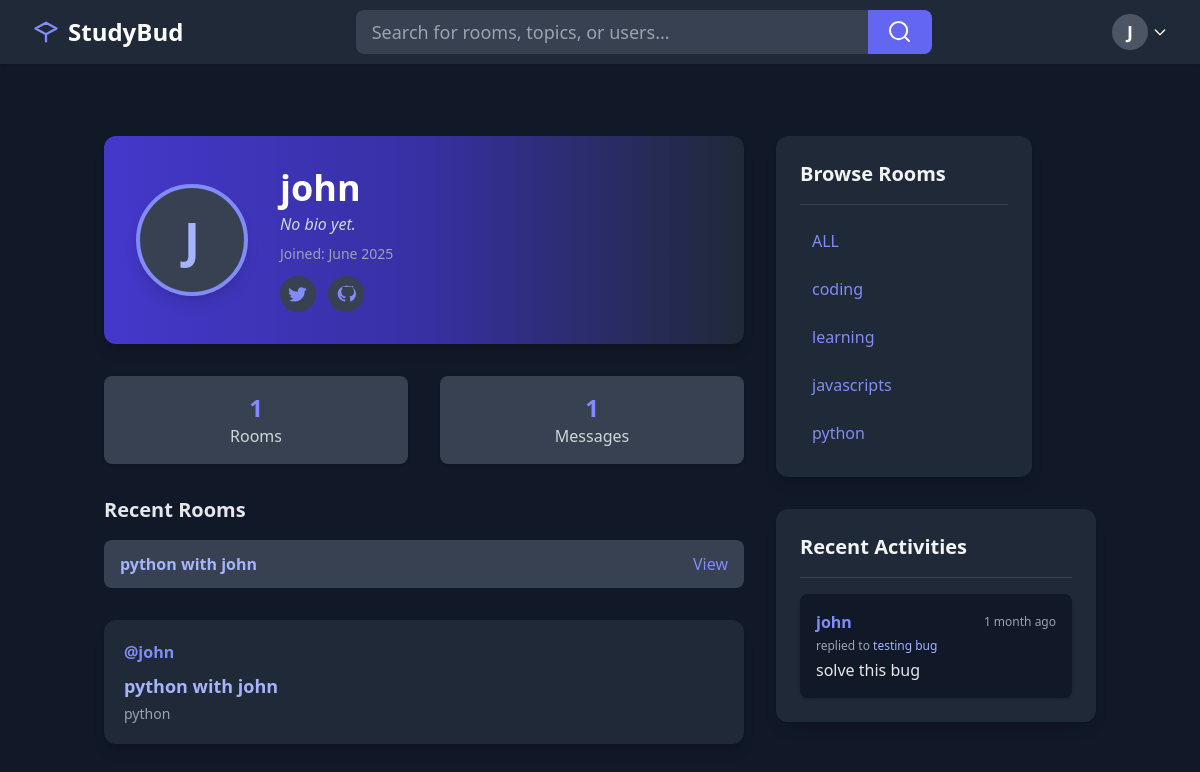
The app's page /profile/2/ with its own data.
### base/models.py (models this page shows)
class Room(models.Model):
    host = models.ForeignKey(User, on_delete=models.SET_NULL, null=True)
    topic = models.ForeignKey(Topic, on_delete=models.SET_NULL, null=True)
    name = models.CharField(max_length=200)
    description = models.TextField(null=True, blank=True)
    participants = models.ManyToManyField(User, related_name='participants', blank=True)
    updated = models.DateTimeField(auto_now=True)
    created = models.DateTimeField(auto_now_add=True)
    class Meta():
        ordering = ['-updated', '-created']
    def __str__(self):
        return self.name

class Topic(models.Model):
    name = models.CharField(max_length=200)
    def __str__(self):
        return self.name

class Message(models.Model):
    user = models.ForeignKey(User, on_delete=models.CASCADE)
    room = models.ForeignKey(Room, on_delete=models.CASCADE)
    body = models.TextField()
    updated = models.DateTimeField(auto_now=True)
    created = models.DateTimeField(auto_now_add=True)
    def __str__(self):
        return self.body[0:50]

### base/views.py (the view)
# urls.py: path('profile/<str:pk>/', views.userProfile, name='profile'),
def userProfile(request,pk):
    user = User.objects.get(id=pk)
    rooms = user.room_set.all()
    room_msgs = user.message_set.all()
    topics = Topic.objects.all()
    context = {"user": user, "rooms":rooms, "room_msgs": room_msgs, "topics": topics, "msgs":room_msgs }
    return render(request, 'base/profile.html', context)

### base/templates/base/profile.html (shortened to what this page needs)
{% extends 'main.html' %} {% block content %}
<div class="flex justify-center items-start min-h-screen bg-gray-900 py-10">
  <div class="w-full max-w-3xl">
    <div class="relative bg-gradient-to-r from-indigo-700 via-indigo-800 to-gray-800 rounded-xl shadow-lg p-8 mb-8 flex items-center gap-8">
      {% if user.profile.avatar %}
        <img src="{{user.profile.avatar.url}}" alt="profile image" class="rounded-full w-28 h-28 border-4 border-indigo-400 bg-gray-700 object-cover shadow-lg">
      {% else %}
        <span class="inline-flex items-center justify-center w-28 h-28 rounded-full bg-gray-700 text-indigo-300 text-5xl font-bold border-4 border-indigo-400 shadow-lg">
          {{ user.username|slice:':1'|upper }}
        </span>
      {% endif %}
      <div>
        <h2 class="text-4xl font-extrabold text-white mb-1 flex items-center gap-2">
          {{user.username}}
        </h2>
        <p class="text-gray-300 mb-2 italic">{{user.profile.bio|default:'No bio yet.'}}</p>
        <div class="flex items-center gap-4 text-gray-400 text-sm mb-2">
          <span>Joined: {{ user.date_joined|date:"F Y" }}</span>
        </div>
        <div class="flex gap-3 mt-3">
          <span class="bg-gray-700 p-2 rounded-full text-indigo-400 hover:bg-indigo-600 transition cursor-pointer">
          </span>
          <span class="bg-gray-700 p-2 rounded-full text-indigo-400 hover:bg-indigo-600 transition cursor-pointer">
          </span>
        </div>
      </div>
    </div>
    <div class="flex gap-8 mb-8">
      <div class="bg-gray-700 rounded-lg px-6 py-4 text-center flex-1 shadow">
        <div class="text-2xl font-bold text-indigo-400">{{user.room_set.all.count}}</div>
        <div class="text-gray-300">Rooms</div>
      </div>
      <div class="bg-gray-700 rounded-lg px-6 py-4 text-center flex-1 shadow">
        <div class="text-2xl font-bold text-indigo-400">{{user.message_set.all.count}}</div>
        <div class="text-gray-300">Messages</div>
      </div>
    </div>
    <div class="mb-8">
      <h3 class="text-xl font-semibold text-gray-200 mb-4">Recent Rooms</h3>
      <div class="space-y-3">
        {% for room in user.room_set.all|slice:':3' %}
          <div class="bg-gray-700 rounded-lg px-4 py-3 flex justify-between items-center hover:bg-gray-600 transition">
            <span class="text-indigo-300 font-semibold">{{ room.name }}</span>
            <a href="{% url 'room' room.id %}" class="text-indigo-400 hover:underline">View</a>
          </div>
        {% empty %}
          <div class="text-gray-400">No rooms created yet.</div>
        {% endfor %}
      </div>
    </div>
    <div>
      {% include 'base/feed_component.html' %}
    </div>
  </div>
  <div class="ml-8 flex flex-col gap-8">
    {% include 'base/topics_components.html' %}
    {% include 'base/activity_components.html' %}
  </div>
</div>
{% endblock %}

### templates/Navbar.html (shortened to what this page needs)
<nav class="bg-gray-800 shadow">
  <div class="max-w-7xl mx-auto px-4 sm:px-6 lg:px-8">
    <div class="flex justify-between h-16 items-center">
      <div class="flex items-center gap-2">
        <svg xmlns="http://www.w3.org/2000/svg" class="h-7 w-7 text-indigo-400" fill="none" viewBox="0 0 24 24" stroke="currentColor"><path stroke-linecap="round" stroke-linejoin="round" stroke-width="2" d="M12 14l9-5-9-5-9 5 9 5zm0 0v6m0-6l-9-5m9 5l9-5" /></svg>
        <a class="text-2xl font-bold text-white" href="{% url 'home' %}">StudyBud</a>
      </div>
      <div class="flex-1 flex items-center justify-center">
        <form method="GET" action="{% url 'home' %}" class="w-full max-w-xl flex">
          <input
            class="flex-1 rounded-l-lg bg-gray-700 text-gray-100 px-4 py-2 focus:outline-none focus:ring-2 focus:ring-indigo-400 text-lg"
            type="text"
            placeholder="Search for rooms, topics, or users..."
            aria-label="Search"
            name="q"
          />
          <button
            class="rounded-r-lg bg-indigo-500 hover:bg-indigo-600 px-5 py-2 text-white text-lg"
            type="submit"
          >
            <svg xmlns="http://www.w3.org/2000/svg" class="h-6 w-6" fill="none" viewBox="0 0 24 24" stroke="currentColor">
              <path stroke-linecap="round" stroke-linejoin="round" stroke-width="2" d="M21 21l-4.35-4.35m0 0A7.5 7.5 0 104.5 4.5a7.5 7.5 0 0012.15 12.15z" />
            </svg>
          </button>
        </form>
      </div>
      <div class="flex items-center gap-2">
        {% if user.is_authenticated %}
        <div class="relative ml-2" id="profileDropdownContainer">
          <button id="profileDropdownBtn" type="button" class="flex items-center focus:outline-none">
            <span class="inline-block h-9 w-9 rounded-full bg-gray-600 flex items-center justify-center text-white text-lg font-bold">
              {{ user.username|slice:":1"|upper }}
            </span>
            <svg class="ml-1 w-4 h-4 text-white" fill="none" stroke="currentColor" viewBox="0 0 24 24"><path stroke-linecap="round" stroke-linejoin="round" stroke-width="2" d="M19 9l-7 7-7-7"/></svg>
          </button>
        </div>
        {% else %}
        <a href="{% url 'login' %}" class="text-white bg-indigo-500 hover:bg-indigo-600 px-4 py-2 rounded transition font-semibold">Login</a>
        <a href="{% url 'register' %}" class="text-white bg-gray-700 hover:bg-indigo-400 px-4 py-2 rounded transition font-semibold">Register</a>
        {% endif %}
      </div>
    </div>
  </div>
</nav>

### base/templates/base/feed_component.html (shortened to what this page needs)
<div class="space-y-4">
  {% if rooms %} {% for room in rooms %}
  <div
    class="bg-gray-800 rounded-xl shadow-lg p-5 flex flex-col md:flex-row md:items-center md:justify-between"
  >
    <div>
      <div class="flex items-center gap-2 mb-2">
        <a href="{% url 'profile' room.host.id %}" class="text-indigo-400 font-semibold"
          >@{{room.host.username}}</a
        >
      </div>
      <a
        href="{% url 'room' room.id %}"
        class="text-lg font-bold text-indigo-300 hover:underline"
        >{{room.name}}</a
      >
      <div class="text-gray-400 text-sm mt-1">{{room.topic}}</div>
    </div>
  </div>
  {% endfor %} {% else %}
  <div class="bg-gray-700 text-gray-300 rounded p-4">
    No rooms available at the moment.
  </div>
  {% endif %}
</div>

### base/templates/base/topics_components.html
<aside
  class="w-full md:w-64 bg-gray-800 rounded-xl p-6 shadow-lg flex-shrink-0 mb-6 md:mb-0"
>
  <h3 class="text-xl font-bold text-gray-100 mb-4">Browse Rooms</h3>
  <div class="border-b border-gray-700 mb-4"></div>
  {% if topics %}
  <ul class="space-y-2">
    <li>
      <a
        href="{% url 'home' %}"
        class="block px-3 py-2 rounded-lg text-indigo-400 hover:bg-gray-700 transition"
        >ALL</a
      >
    </li>
    {% for topic in topics %}
    <li>
      <a
        href="{% url 'home' %}?q={{ topic.name }}"
        class="block px-3 py-2 rounded-lg text-indigo-400 hover:bg-gray-700 transition"
        >{{ topic.name }}</a
      >
    </li>
    {% endfor %}
  </ul>
  {% else %}
  <div class="bg-gray-700 text-gray-300 rounded p-3 mt-4">
    No topics available at the moment.
  </div>
  {% endif %}
</aside>

### base/templates/base/activity_components.html
<aside
  class="w-full md:w-80 bg-gray-800 rounded-xl p-6 shadow-lg flex-shrink-0"
>
  <h3 class="text-xl font-bold text-gray-100 mb-4">Recent Activities</h3>
  <div class="border-b border-gray-700 mb-4"></div>
  <div class="space-y-4">
    {% for msg in msgs %}
    <div class="bg-gray-900 rounded-lg p-4 shadow flex flex-col">
      <div class="flex items-center justify-between mb-1">
        <span class="text-indigo-400 font-semibold">
          <a href="{% url 'profile' msg.user.id %}"> {{ msg.user }} </a>
        </span>
        <span class="text-xs text-gray-400">{{msg.created|timesince}} ago</span>
      </div>
      <span class="text-gray-400 text-xs mb-1"
        >replied to <span class="text-indigo-300">{{msg.room}}</span></span
      >
      <p class="text-gray-200">{{ msg }}</p>
    </div>
    {% empty %}
    <div class="bg-gray-700 text-gray-300 rounded p-4">
      No recent activities.
    </div>
    {% endfor %}
  </div>
</aside>

### records on screen
Room: name "python with john", host.username "john", topic "python"
Topic: name "coding"
Topic: name "learning"
Topic: name "javascripts"
Topic: name "python"
Message: user "john", created "1 month", room "testing bug", body "solve this bug"

### other values on screen
{{ user.username|slice:":1"|upper }} "J"
{{ user.username|slice:':1'|upper }} "J"
{{ user.username }} "john"
{{ user.profile.bio|default:'No bio yet.' }} "No bio yet."
{{ user.date_joined|date:"F Y" }} "June 2025"
{{ user.room_set.all.count }} "1"
{{ user.message_set.all.count }} "1"
